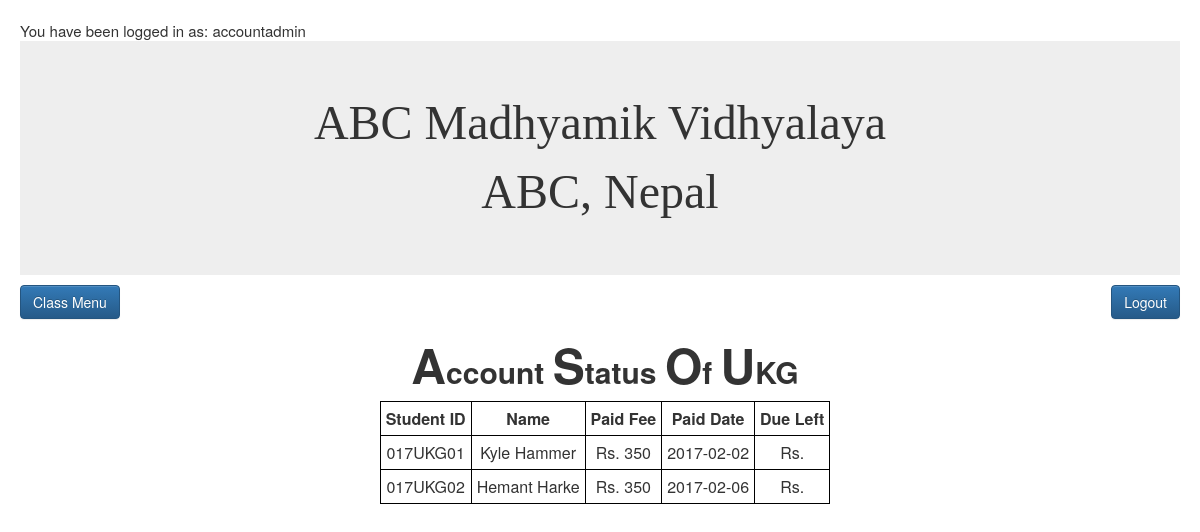
/accukg.php (signed in), run on the app's committed database.
### tables this page shows
CREATE TABLE `payment_status` (
  `student_id` varchar(15) NOT NULL,
  `paid` int(11) NOT NULL,
  `paid_date` date NOT NULL,
  `dueleft` int(11) DEFAULT NULL
);

CREATE TABLE `studentinfo` (
  `student_id` varchar(15) NOT NULL,
  `fname` varchar(30) NOT NULL,
  `mname` varchar(30) DEFAULT NULL,
  `lname` varchar(30) NOT NULL,
  `gender` enum('M','F') NOT NULL,
  `dobad` date NOT NULL,
  `dobbs` date NOT NULL,
  `doa` date NOT NULL,
  `email` varchar(30) NOT NULL,
  `adgrade` varchar(15) NOT NULL,
  `rollno` int(11) NOT NULL,
  `address_temp_street` varchar(30) DEFAULT NULL,
  `address_temp_ward` int(11) DEFAULT NULL,
  `address_temp_vdcmun` varchar(30) DEFAULT NULL,
  `address_temp_district` varchar(20) DEFAULT NULL,
  `address_temp_zone` varchar(20) DEFAULT NULL,
  `address_temp_country` varchar(20) DEFAULT NULL,
  `address_per_street` varchar(20) NOT NULL,
  `address_per_ward` int(11) NOT NULL,
  `address_per_vdcmun` varchar(20) NOT NULL,
  `address_per_district` varchar(20) NOT NULL,
  `address_per_zone` varchar(20) NOT NULL,
  `address_per_country` varchar(20) NOT NULL
);

### accukg.php (the view, shortened to what this page needs)
<?php
include_once('control.php');
?>
<html>
<head>
<link rel="stylesheet" href="bootstrap-3.3.7-dist/css/bootstrap.min.css"/>
<link rel="stylesheet" href="bootstrap-3.3.7-dist/css/bootstrap-theme.min.css">
<link id="theme-style" rel="stylesheet" href="css/style.css">
</head>
<body>
<div class="jumbotron"><center><font face="Analecta" size="13">ABC Madhyamik Vidhyalaya</font><br><font face="Analecta" size="10">ABC, Nepal</font></center></div>
<a href="accountview.php" class="btn btn-primary" role="button" target="_top">Class Menu</a>
<a href="logout.php" class="btn btn-primary pull-right" role="button"  target="_top">Logout</a>
<div class="container">
<h2 style="text-align: center;"><font size="16">A</font>ccount <font size="16">S</font>tatus <font size="16">O</font>f <font size="16">U</font>KG</h2>
<?php
$qry="SELECT * FROM studentinfo INNER JOIN payment_status ON studentinfo.student_id = payment_status.student_id WHERE studentinfo.adgrade='UKG' ";
$result = mysqli_query($db,$qry);
if ($result->num_rows> 0) {
         echo "<center><table><tr><th>Student ID</th><th>Name</th><th>Paid Fee</th><th>Paid Date</th><th>Due Left</th></tr>";
     while($row =  $result->fetch_assoc()) {
         echo "<tr><td>". $row["student_id"]. "</td><td>" .$row["fname"]. " " . $row["mname"]. " " . $row["lname"] . "</td><td>"."Rs. ".$row["paid"]. "</td><td>".$row["paid_date"]. "</td><td>"."Rs. ".$row["dueleft"]."</td></tr>";
     }
        echo "</table></center>";
} else {
     echo "0 results";
}
?>

### css/style.css (style rules this page uses)
html, body { position: relative; height: 100%; font-size: 15px; padding: 10px; -webkit-font-smoothing: antialiased; -moz-osx-font-smoothing: grayscale; }
h1,h2,h3,h4,h5,h6 { font-weight: 700; }
a { color: #CB4335; -webkit-transition: all 0.4s ease-in-out; -moz-transition: all 0.4s ease-in-out; -ms-transition: all 0.4s ease-in-out; -o-transition: all 0.4s ease-in-out; }
.jumbotron { margin-bottom: 10px; }

### accukg.php (style rules this page uses)
table, th, td { border: 1px solid black; text-align: center; padding: 5px; }

### data on the page
payment_status: student_id "017UKG01", studentinfo.fname "Kyle", studentinfo.lname "Hammer", paid "350", paid_date "2017-02-02"
payment_status: student_id "017UKG02", studentinfo.fname "Hemant", studentinfo.lname "Harke", paid "350", paid_date "2017-02-06"

### other printed values
$_SESSION["CurrentUser"] "accountadmin"
